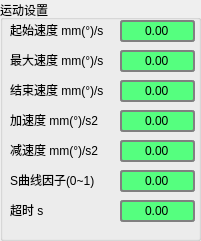
    <widget class="QGroupBox" name="moveset">
     <property name="geometry">
      <rect>
       <x>600</x>
       <y>290</y>
       <width>201</width>
       <height>241</height>
      </rect>
     </property>
     <property name="font">
      <font>
       <pointsize>9</pointsize>
       <weight>50</weight>
       <italic>false</italic>
       <bold>false</bold>
      </font>
     </property>
     <property name="title">
      <string>运动设置</string>
     </property>
     <widget class="QLabel" name="label_51">
      <property name="geometry">
       <rect>
        <x>10</x>
        <y>50</y>
        <width>101</width>
        <height>20</height>
       </rect>
      </property>
      <property name="text">
       <string>最大速度 mm(°)/s</string>
      </property>
     </widget>
     <widget class="QLabel" name="label_52">
      <property name="geometry">
       <rect>
        <x>10</x>
        <y>80</y>
        <width>101</width>
        <height>20</height>
       </rect>
      </property>
      <property name="text">
       <string>结束速度 mm(°)/s</string>
      </property>
     </widget>
     <widget class="QLabel" name="label_53">
      <property name="geometry">
       <rect>
        <x>10</x>
        <y>110</y>
        <width>101</width>
        <height>20</height>
       </rect>
      </property>
      <property name="text">
       <string>加速度 mm(°)/s2</string>
      </property>
     </widget>
     <widget class="QLabel" name="label_54">
      <property name="geometry">
       <rect>
        <x>10</x>
        <y>140</y>
        <width>101</width>
        <height>20</height>
       </rect>
      </property>
      <property name="text">
       <string>减速度 mm(°)/s2</string>
      </property>
     </widget>
     <widget class="QLabel" name="label_55">
      <property name="geometry">
       <rect>
        <x>10</x>
        <y>170</y>
        <width>101</width>
        <height>20</height>
       </rect>
      </property>
      <property name="text">
       <string>S曲线因子(0~1)</string>
      </property>
     </widget>
     <widget class="QLabel" name="label_56">
      <property name="geometry">
       <rect>
        <x>10</x>
        <y>200</y>
        <width>101</width>
        <height>20</height>
       </rect>
      </property>
      <property name="text">
       <string>超时 s</string>
      </property>
     </widget>
     <widget class="QDoubleSpinBox" name="move_vm">
      <property name="geometry">
       <rect>
        <x>120</x>
        <y>50</y>
        <width>75</width>
        <height>22</height>
       </rect>
      </property>
      <property name="styleSheet">
       <string notr="true">QDoubleSpinBox {
    border: 2px solid gray;
    border-radius: 3px;
    padding: 0 8px;
    background: rgb(85, 255, 127);
    selection-background-color: darkgray;
}
</string>
      </property>
      <property name="alignment">
       <set>Qt::AlignCenter</set>
      </property>
      <property name="buttonSymbols">
       <enum>QAbstractSpinBox::NoButtons</enum>
      </property>
      <property name="maximum">
       <double>10000.000000000000000</double>
      </property>
     </widget>
     <widget class="QDoubleSpinBox" name="move_ve">
      <property name="geometry">
       <rect>
        <x>120</x>
        <y>80</y>
        <width>75</width>
        <height>22</height>
       </rect>
      </property>
      <property name="styleSheet">
       <string notr="true">QDoubleSpinBox {
    border: 2px solid gray;
    border-radius: 3px;
    padding: 0 8px;
    background: rgb(85, 255, 127);
    selection-background-color: darkgray;
}
</string>
      </property>
      <property name="alignment">
       <set>Qt::AlignCenter</set>
      </property>
      <property name="buttonSymbols">
       <enum>QAbstractSpinBox::NoButtons</enum>
      </property>
      <property name="maximum">
       <double>10000.000000000000000</double>
      </property>
     </widget>
     <widget class="QDoubleSpinBox" name="move_acc">
      <property name="geometry">
       <rect>
        <x>120</x>
        <y>110</y>
        <width>75</width>
        <height>22</height>
       </rect>
      </property>
      <property name="styleSheet">
       <string notr="true">QDoubleSpinBox {
    border: 2px solid gray;
    border-radius: 3px;
    padding: 0 8px;
    background: rgb(85, 255, 127);
    selection-background-color: darkgray;
}
</string>
      </property>
      <property name="alignment">
       <set>Qt::AlignCenter</set>
      </property>
      <property name="buttonSymbols">
       <enum>QAbstractSpinBox::NoButtons</enum>
      </property>
      <property name="maximum">
       <double>10000.000000000000000</double>
      </property>
     </widget>
     <widget class="QDoubleSpinBox" name="move_dec">
      <property name="geometry">
       <rect>
        <x>120</x>
        <y>140</y>
        <width>75</width>
        <height>22</height>
       </rect>
      </property>
      <property name="styleSheet">
       <string notr="true">QDoubleSpinBox {
    border: 2px solid gray;
    border-radius: 3px;
    padding: 0 8px;
    background: rgb(85, 255, 127);
    selection-background-color: darkgray;
}
</string>
      </property>
      <property name="alignment">
       <set>Qt::AlignCenter</set>
      </property>
      <property name="buttonSymbols">
       <enum>QAbstractSpinBox::NoButtons</enum>
      </property>
      <property name="maximum">
       <double>10000.000000000000000</double>
      </property>
     </widget>
     <widget class="QDoubleSpinBox" name="move_s">
      <property name="geometry">
       <rect>
        <x>120</x>
        <y>170</y>
        <width>75</width>
        <height>22</height>
       </rect>
      </property>
      <property name="styleSheet">
       <string notr="true">QDoubleSpinBox {
    border: 2px solid gray;
    border-radius: 3px;
    padding: 0 8px;
    background: rgb(85, 255, 127);
    selection-background-color: darkgray;
}
</string>
      </property>
      <property name="alignment">
       <set>Qt::AlignCenter</set>
      </property>
      <property name="buttonSymbols">
       <enum>QAbstractSpinBox::NoButtons</enum>
      </property>
      <property name="maximum">
       <double>10000.000000000000000</double>
      </property>
     </widget>
     <widget class="QDoubleSpinBox" name="move_timeout">
      <property name="geometry">
       <rect>
        <x>120</x>
        <y>200</y>
        <width>75</width>
        <height>22</height>
       </rect>
      </property>
      <property name="styleSheet">
       <string notr="true">QDoubleSpinBox {
    border: 2px solid gray;
    border-radius: 3px;
    padding: 0 8px;
    background: rgb(85, 255, 127);
    selection-background-color: darkgray;
}
</string>
      </property>
      <property name="alignment">
       <set>Qt::AlignCenter</set>
      </property>
      <property name="buttonSymbols">
       <enum>QAbstractSpinBox::NoButtons</enum>
      </property>
      <property name="maximum">
       <double>10000.000000000000000</double>
      </property>
     </widget>
     <widget class="QLabel" name="label_57">
      <property name="geometry">
       <rect>
        <x>10</x>
        <y>20</y>
        <width>101</width>
        <height>20</height>
       </rect>
      </property>
      <property name="text">
       <string>起始速度 mm(°)/s</string>
      </property>
     </widget>
     <widget class="QDoubleSpinBox" name="move_vs">
      <property name="geometry">
       <rect>
        <x>120</x>
        <y>20</y>
        <width>75</width>
        <height>22</height>
       </rect>
      </property>
      <property name="styleSheet">
       <string notr="true">QDoubleSpinBox {
    border: 2px solid gray;
    border-radius: 3px;
    padding: 0 8px;
    background: rgb(85, 255, 127);
    selection-background-color: darkgray;
}
</string>
      </property>
      <property name="alignment">
       <set>Qt::AlignCenter</set>
      </property>
      <property name="buttonSymbols">
       <enum>QAbstractSpinBox::NoButtons</enum>
      </property>
      <property name="maximum">
       <double>10000.000000000000000</double>
      </property>
     </widget>
    </widget>
